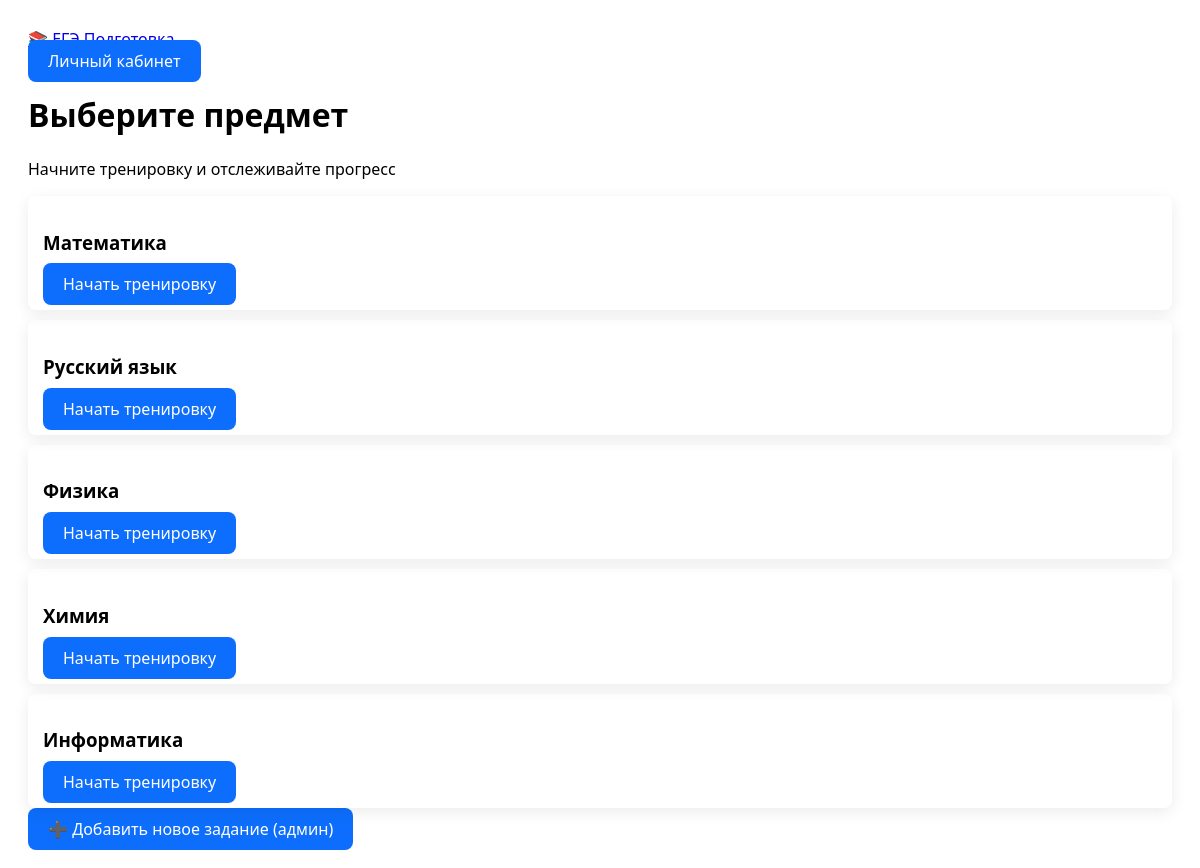
/dashboard, run on the app's committed database.
### models.py (models this page shows)
class Subject(db.Model):
    id = db.Column(db.Integer, primary_key=True)
    name = db.Column(db.String(100), unique=True, nullable=False)

### routes/main.py (the view)
@main_bp.route('/dashboard')
def dashboard():
    subjects = Subject.query.all()
    return render_template('dashboard.html', subjects=subjects)

### templates/dashboard.html
{% extends "base.html" %}
{% block content %}
<div class="text-center mb-5">
    <h1 class="display-5 fw-bold text-primary">Выберите предмет</h1>
    <p class="lead text-muted">Начните тренировку и отслеживайте прогресс</p>
</div>
<div class="row row-cols-1 row-cols-md-2 row-cols-lg-3 g-4">
    {% for subject in subjects %}
    <div class="col">
        <div class="card h-100 text-center">
            <div class="card-body py-5">
                <h3 class="card-title mb-3">{{ subject.name }}</h3>
                <a href="/subject/{{ subject.id }}" class="btn btn-primary btn-lg px-5">
                    Начать тренировку
                </a>
            </div>
        </div>
    </div>
    {% endfor %}
</div>
<div class="mt-5 text-center">
    <a href="/admin/add_task" class="btn btn-outline-primary">
        ➕ Добавить новое задание (админ)
    </a>
</div>
{% endblock %}

### templates/base.html (shortened to what this page needs)
<!DOCTYPE html>
<html lang="ru">
<head>
    <link href="/static/bootstrap.min.css" rel="stylesheet">
    <link href="/static/app.css" rel="stylesheet">
</head>
<body class="bg-light">
    <nav class="navbar navbar-expand-lg navbar-dark bg-primary shadow">
        <div class="container">
            <a class="navbar-brand fw-bold" href="/">📚 ЕГЭ Подготовка</a>
            <div>
                <a href="/dashboard" class="btn btn-light btn-sm">Личный кабинет</a>
            </div>
        </div>
    </nav>
    <div class="container mt-4">
        {% block content %}{% endblock %}
    </div>
</body>
</html>

### static/app.css (style rules this page uses)
body { font-family: 'Segoe UI', system-ui, sans-serif; }
.card { transition: all 0.3s ease; border: none; box-shadow: 0 4px 15px rgba(0,0,0,0.08); }
.btn { border-radius: 8px; font-weight: 500; }
.card { animation: fadeInUp 0.4s ease forwards; }

### data on the page
Subject: name "Математика"
Subject: name "Русский язык"
Subject: name "Физика"
Subject: name "Химия"
Subject: name "Информатика"
